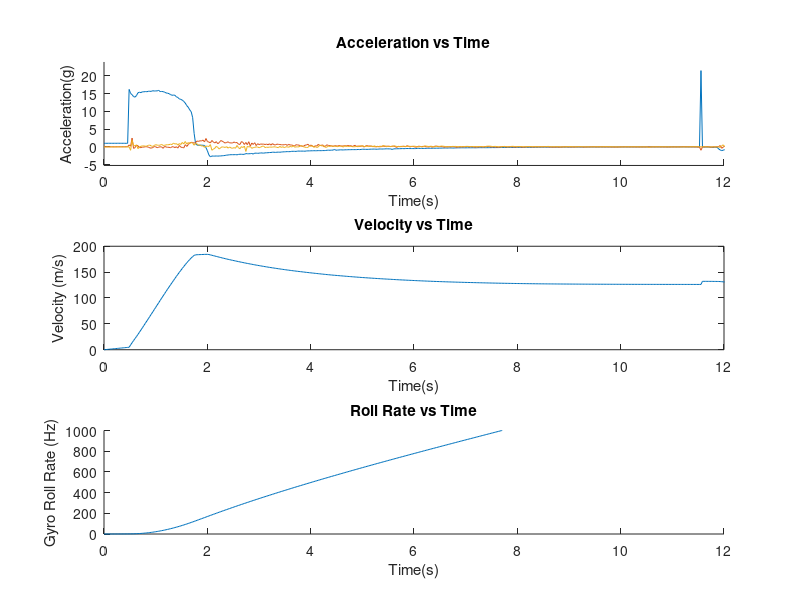

Write the MATLAB code that produced this figure.
clear
clc
%Create variables. This is just so that the if statements work later.
Launch_2_1 = 0;
Launch_2_2 = 0;
Launch_2_3 = 0;
Launch_2_4 = 0;
Launch_2_5 = 0;

cd D:\MATLAB\Rockets\Launch_Profiles\Past_Launches
%load data. Just change the number of the launch in both lines below
load('Launch_2_5.txt')
launch=Launch_2_5;

%make column vectors out of the table of data
x_accel=launch(:,1);
y_accel=launch(:,2);
z_accel=launch(:,3);
x_roll=launch(:,4);
y_roll=launch(:,5);
z_roll=launch(:,6);
x_mag=launch(:,7);
y_mag=launch(:,8);
z_mag=launch(:,9);


%create time vector. Assume logger writes at 50 hz. 
[length_val,width]=size(x_accel);
i= 1:1:length_val;
time = i*.0286;

%find the launch window. Each launch has various accelerations before
%ignition which means there needs to be a different threshold in order to
%actually detect it. Also, launches 4 and 5 used a different set of
%electronics which use different units. These if statements also adjust for
%the magnitude of the frequencies on the spectrogram.
launchframe=1;

if (launch == Launch_2_1) | (launch == Launch_2_2)
    while z_accel(launchframe)<40
    launchframe=launchframe+1;
    end
    z_roll = -1*z_roll/(2*pi);
    x_roll = -1*x_roll/(2*pi);
    y_roll = -1*y_roll/(2*pi);
    minThresh = 0;
    pos = 'last';
    powerCutoff = 3;
elseif (launch == Launch_2_4)
    while z_accel(launchframe)<120
    launchframe=launchframe+1;
    end
    z_roll = -1*z_roll/360;
    x_roll = -1*x_roll/360;
    y_roll = -1*y_roll/360;
    minThresh = -30;
    pos = 'first';
    powerCutoff = .005;
elseif (launch == Launch_2_5)
    while z_accel(launchframe)<40
    launchframe=launchframe+1;
    end
    z_roll = -1*z_roll/360;
    x_roll = -1*x_roll/360;
    y_roll = -1*y_roll/360;
    minThresh = -37;
    pos = 'last';
    powerCutoff = .0025;
else
    minThresh = 0;
    justwork = 'Didnt work'
    pos = 'last';
end
%launch window start is 0.5 s before launch frame and 13 s after. Find it
%by frame and correlate to time
logstart = launchframe -17;
logstop = launchframe + 455;
launchstart = time(logstart);
launchstop = time(logstop);

%variables for the spectrogram controls
frequencyLimits = [0 25]; % Hz
leakage = 0.8;
timeResolution = 0.75; % seconds
overlapPercent = 99;
reassignFlag = true;

% Index into signal time region of interest
x_mag_ROI = x_mag(:);
timeValues = time;
minIdx = timeValues >= launchstart;
maxIdx = timeValues <= launchstop;

%Trim time frame and convert to proper units
x_mag_ROI = x_mag_ROI(minIdx&maxIdx);
timeValues = timeValues(minIdx&maxIdx);

z_accel_processed = z_accel(minIdx&maxIdx)/9.8;
x_accel_processed = x_accel(minIdx&maxIdx)/9.8;
y_accel_processed = y_accel(minIdx&maxIdx)/9.8;

z_roll_processed = z_roll(minIdx&maxIdx);
x_roll_processed = x_roll(minIdx&maxIdx);
y_roll_processed = y_roll(minIdx&maxIdx);

timeValues = timeValues - launchstart;

% Compute spectral estimate
%Plot the x magnetometer and spectrogram on the same plot
%figure('Name', 'X Magnetometer Spectrogram','NumberTitle','off')
%ax1 = subplot(2,1,1);
%plot(timeValues, x_mag_ROI)
%scale axis
%axis([0 launchstop-launchstart (min(x_mag_ROI)-.1*(max(x_mag_ROI)-min(x_mag_ROI))) (max(x_mag_ROI)+.1*(max(x_mag_ROI)-min(x_mag_ROI)))])
%xlabel('Time(s)')

%ax2 = subplot(2,1,2);
%pspectrum(x_mag_ROI,timeValues, ...
%    'spectrogram', ...
%    'FrequencyLimits',frequencyLimits, ...
%    'Leakage',leakage, ...
%    'TimeResolution',timeResolution, ...
%    'OverlapPercent',overlapPercent, ...
%    'MinThreshold',minThresh, ...
%    'Reassign',reassignFlag);
%[P, F, T] = pspectrum(x_mag_ROI,timeValues, ...
%    'spectrogram', ...
%    'FrequencyLimits',frequencyLimits, ...
%    'Leakage',leakage, ...
%    'TimeResolution',timeResolution, ...
%    'OverlapPercent',overlapPercent, ...
%    'MinThreshold',minThresh, ...
%    'Reassign',reassignFlag);

figure('Name', 'Acceleration and Roll','NumberTitle','off')

%Plot Acceleration
ax1 = subplot(3,1,1);
hold on
plot(timeValues,z_accel_processed)
plot(timeValues,y_accel_processed)
plot(timeValues,x_accel_processed)
axis([0 launchstop-launchstart (min(z_accel_processed)-.1*(max(z_accel_processed)-min(z_accel_processed))) (max(z_accel_processed)+.1*(max(z_accel_processed)-min(z_accel_processed)))])
xlabel('Time(s)')
ylabel('Acceleration(g)')
xlim([0 12])
title('Acceleration vs Time')

ax2 = subplot(3,1,2);
[length_val,width]=size(z_accel_processed);
velocity = zeros(length_val,1);
velocity(1) = 0;
for i = 2:length_val
    velocity(i) = z_accel_processed(i-1)*9.8 * .0286 + velocity(i-1);
end
[length_val,width]=size(velocity);
height = zeros(length_val,1);
height(1) = 0;
for i = 2:length_val
    height(i) = velocity(i-1) * .0286 + height(i-1);
end

plot(timeValues,velocity)
xlabel('Time(s)')
ylabel('Velocity (m/s)')
xlim([0 12])
title('Velocity vs Time')

%Plot Roll
ax3 = subplot(3,1,3);
hold on
plot(timeValues,height)

axis([0 launchstop-launchstart 0 1000])
xlabel('Time(s)')
ylabel('Gyro Roll Rate (Hz)')
xlim([0 12])
title('Roll Rate vs Time')



dummy=[timeValues',height,velocity];
fid=fopen('Launch_Time_Height_Velocity_5.txt', 'w');
for ii = 1:size(dummy,1)
    fprintf(fid,'%g\t',dummy(ii,:));
    fprintf(fid,'\n');
end
fclose(fid);

%signalAnalyzer
